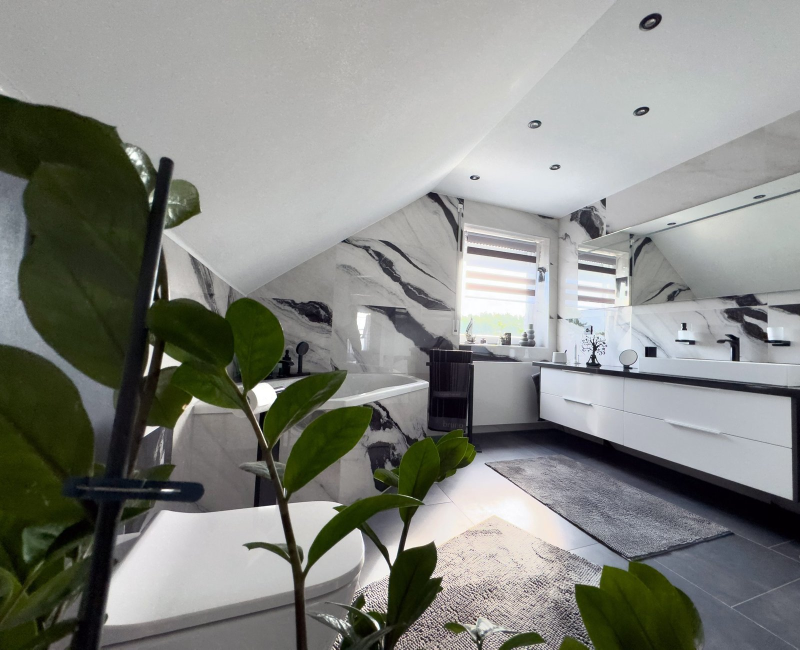
#> input picture bad-serie/fotos/Mair_Bad_6a435537.jpg, 1600 x 1299 px, given in place of mair_logo_aus_anzeige.png, which was not available (shown at 1/2 size)
$ python render.py ../../bad-serie/fotos/Mair_Bad_6a435537.jpg
#> lines starting #> are read from the running program, lines starting #| are printed output that depends on the picture; pictures that were not available may be replaced by others from this repository, and a replacement may not be noted
import math, subprocess, numpy as np
from PIL import Image, ImageDraw, ImageFont, ImageFilter
D = '/tmp/claude-0/reel/'
W, H, FPS, DUR = 1080, 1920, 30, 34.0
FI = '/usr/share/fonts/opentype/inter/'
def F(n, s): return ImageFont.truetype(FI + n + '.otf', s)
CREAM = (246, 241, 230); INK = (28, 33, 30); G = (47, 125, 58); DG = (29, 79, 37); LG = (108, 208, 74); OR = (185, 119, 46); GR = (110, 116, 112)

def cl(x, a=0., b=1.): return max(a, min(b, x))
def eo(x): x = cl(x); return 1 - (1 - x) ** 3
def eob(x):
    x = cl(x); c1 = 1.7; c3 = c1 + 1; return 1 + c3 * (x - 1) ** 3 + c1 * (x - 1) ** 2

# ---------- assets ----------
logo = Image.open('/root/mairvid/werkzeuge/marke/mair_logo_aus_anzeige.png').convert('RGBA')
#> in pad, `o = Image.new('RGBA', (im.width + 2 * p, im.height + 2 * p))`: o: PIL image 278x176 RGBA; every value is 0
def glow(im, r=10):
#> called with r = 10
    a = im.split()[3].filter(ImageFilter.MaxFilter(9)).filter(ImageFilter.GaussianBlur(r))
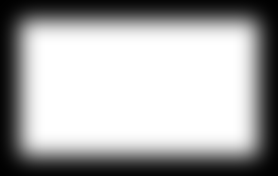
#> a: PIL image 278x176 L; min 0, max 255, mean 168.5
    g = Image.new('RGBA', im.size, (255, 255, 255, 0)); g.putalpha(a.point(lambda v: min(255, v * 2)))
    out = Image.new('RGBA', im.size); out.alpha_composite(g); out.alpha_composite(im); return out
def pad(im, p): o = Image.new('RGBA', (im.width + 2 * p, im.height + 2 * p)); o.paste(im, (p, p)); return o
LOGO_S = glow(pad(logo.resize((230, 128)), 24))
LOGO_B = glow(pad(logo.resize((440, 245)), 30), 14)
#> call 2 of pad, with p = 30
#> in pad (call 2), `o = Image.new('RGBA', (im.width + 2 * p, im.height + 2 * p))`: o: PIL image 500x305 RGBA; every value is 0
#> in pad (call 2), `o.paste(im, (p, p))`:
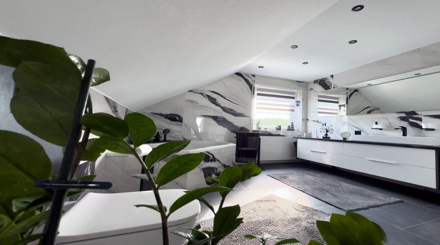
#> im: PIL image 440x245 RGBA; mean R, G, B, A 133.6, 135.6, 130.4, 255
#> in pad (call 2), `o.paste(im, (p, p))`:
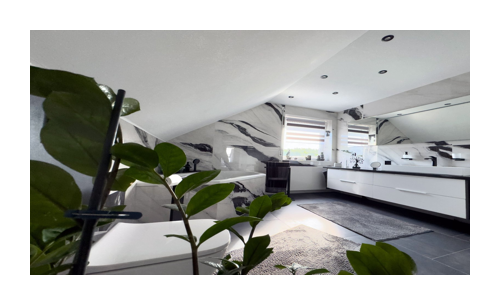
#> o: PIL image 500x305 RGBA; mean R, G, B, A 94.5, 95.9, 92.2, 180.3; transparent parts drawn white
#> call 2 of glow, with r = 14
#> in glow (call 2), `a = im.split()[3].filter(ImageFilter.MaxFilter(9)).filter(ImageFilter...`:
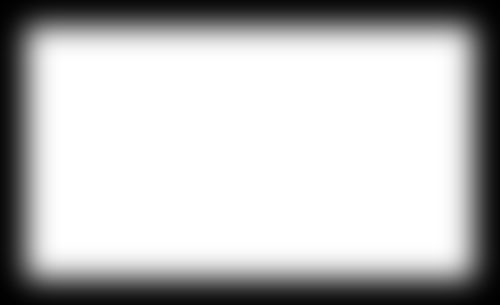
#> a: PIL image 500x305 L; min 0, max 255, mean 189.3

def crop(f, box): return Image.open(D + f).convert('RGB').crop(box)
#> called with f = 'g-10.png', box = (130, 470, 1115, 1280)
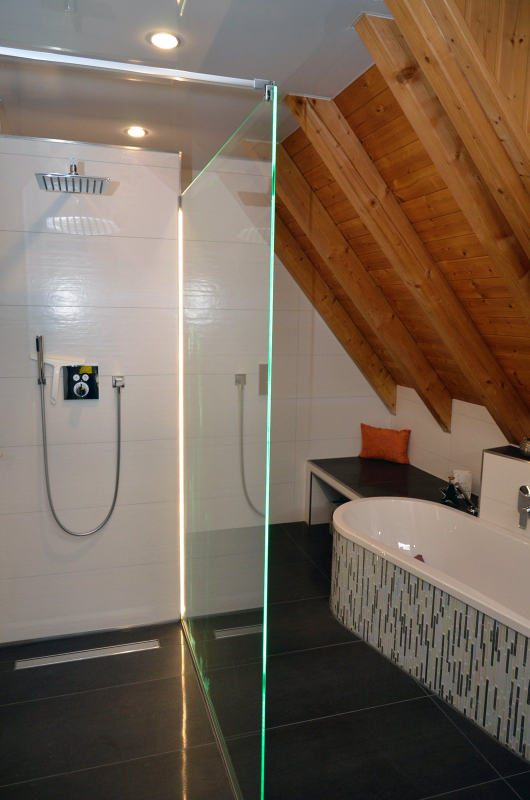
#> input picture bad-serie/fotos/Mair_Bad_8c3473ed.jpg, 1060 x 1600 px, given in place of g-10.png, which was not available (shown at 1/2 size)
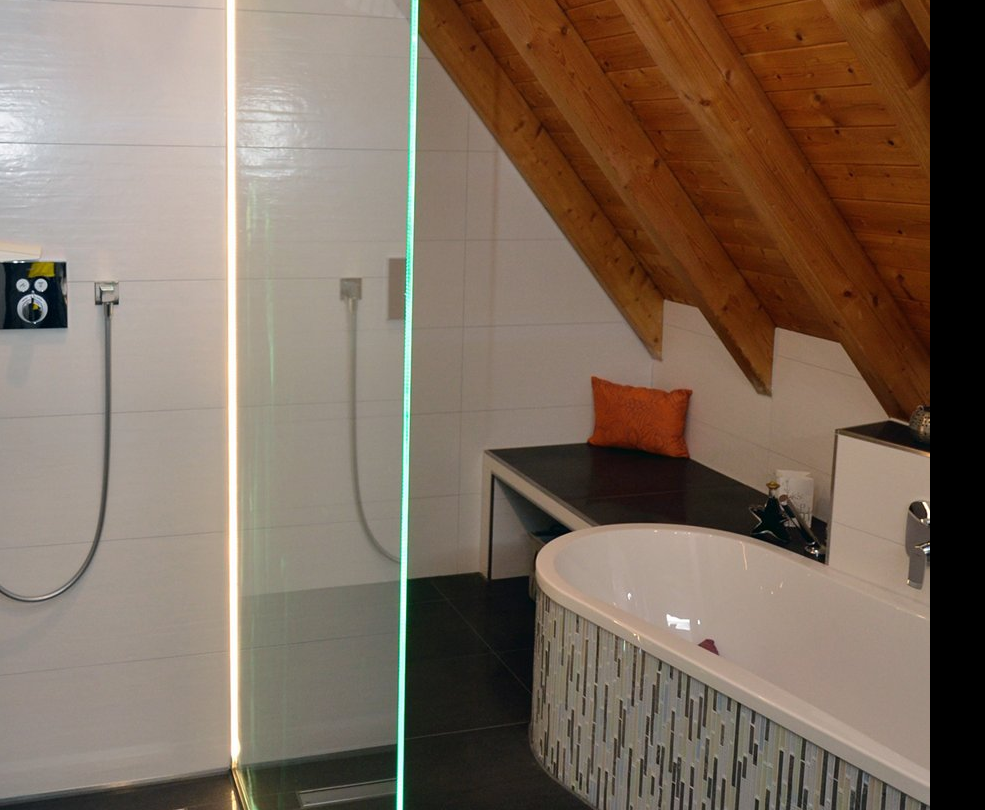
#> returned value: PIL image 985x810 RGB; mean R, G, B 126, 108.6, 93.9
g10 = crop('g-10.png', (130, 470, 1115, 1280))
g12 = crop('g-12.png', (55, 175, 1700, 1050))
#> call 2 of crop, with f = 'g-12.png', box = (55, 175, 1700, 1050)
#> in crop (call 2), `def crop(f, box): return Image.open(D + f).convert('RGB').crop(box)`:
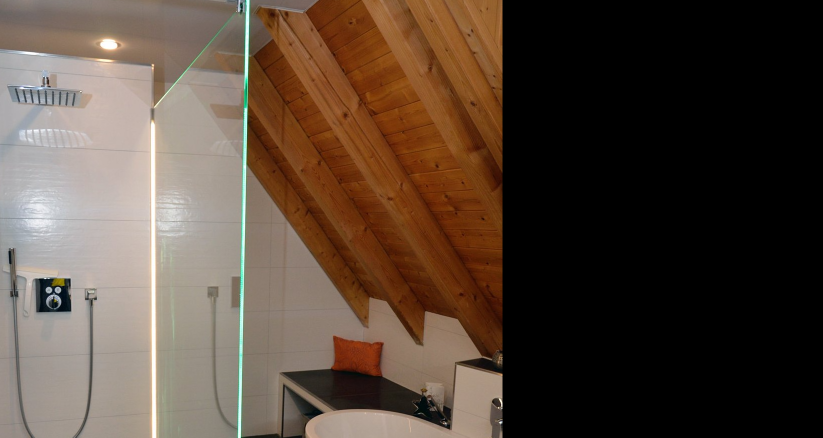
#> returned value: PIL image 1645x875 RGB (shown at 1/2 size); mean R, G, B 86, 70.5, 58.7
#> (the run stopped early here; a loop or call above may not have finished)
